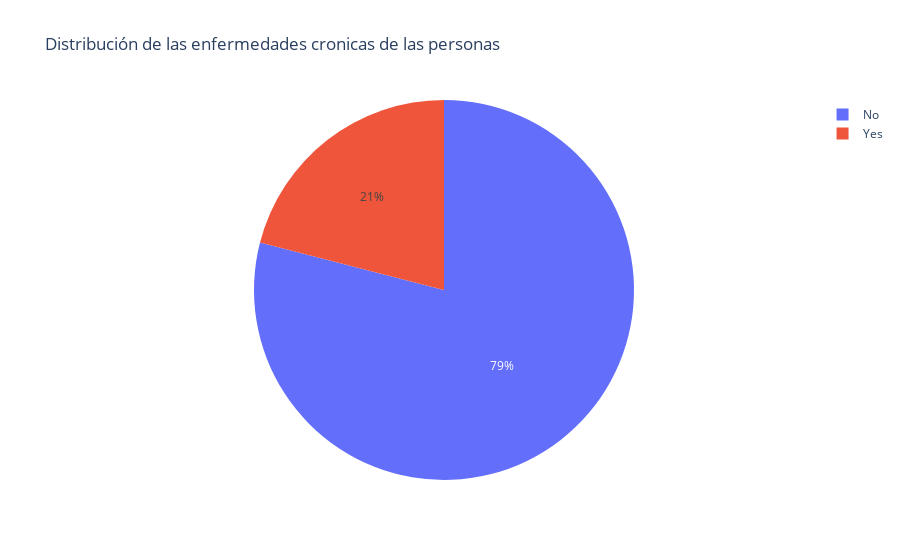

Notebook cell for this chart:
### Code cell
fig = px.pie(travel,
             'FrequentFlyer', 
             title='Distribución de las enfermedades cronicas de las personas'
)

fig.show()

### Figure 1 — Plotly figure (JSON) as saved in the notebook; plotly's stock layout.template omitted (floating-point values rounded to 4 significant figures; data arrays with more than 128 entries replaced by an {"elided": "..."} marker saying what was removed)
{"data": [{"domain": {"x": [0, 1], "y": [0, 1]}, "hovertemplate": "FrequentFlyer=%{label}<extra></extra>", "labels": {"elided": "1987 str values"}, "legendgroup": "", "name": "", "showlegend": true, "type": "pie"}], "layout": {"legend": {"tracegroupgap": 0}, "title": {"text": "Distribución de las enfermedades cronicas de las personas"}}}
